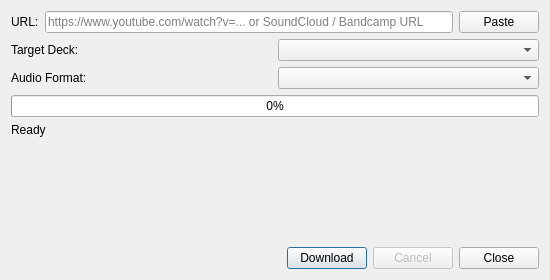
<?xml version="1.0" encoding="UTF-8"?>
<ui version="4.0">
 <class>DlgDownloadUrl</class>
 <widget class="QDialog" name="DlgDownloadUrl">
  <property name="geometry">
   <rect>
    <x>0</x>
    <y>0</y>
    <width>550</width>
    <height>280</height>
   </rect>
  </property>
  <property name="windowTitle">
   <string>Download Audio from URL (yt-dlp)</string>
  </property>
  <layout class="QVBoxLayout" name="verticalLayout">
   <item>
    <layout class="QHBoxLayout" name="urlLayout">
     <item>
      <widget class="QLabel" name="labelUrl">
       <property name="text">
        <string>URL:</string>
       </property>
      </widget>
     </item>
     <item>
      <widget class="QLineEdit" name="lineEditUrl">
       <property name="placeholderText">
        <string>https://www.youtube.com/watch?v=... or SoundCloud / Bandcamp URL</string>
       </property>
       <property name="clearButtonEnabled">
        <bool>true</bool>
       </property>
      </widget>
     </item>
     <item>
      <widget class="QPushButton" name="btnPaste">
       <property name="text">
        <string>Paste</string>
       </property>
      </widget>
     </item>
    </layout>
   </item>
   <item>
    <layout class="QGridLayout" name="optionsGrid">
     <item row="0" column="0">
      <widget class="QLabel" name="labelDeck">
       <property name="text">
        <string>Target Deck:</string>
       </property>
      </widget>
     </item>
     <item row="0" column="1">
      <widget class="QComboBox" name="comboTargetDeck"/>
     </item>
     <item row="1" column="0">
      <widget class="QLabel" name="labelFormat">
       <property name="text">
        <string>Audio Format:</string>
       </property>
      </widget>
     </item>
     <item row="1" column="1">
      <widget class="QComboBox" name="comboAudioFormat"/>
     </item>
    </layout>
   </item>
   <item>
    <widget class="QProgressBar" name="progressBar">
     <property name="value">
      <number>0</number>
     </property>
     <property name="textVisible">
      <bool>true</bool>
     </property>
    </widget>
   </item>
   <item>
    <widget class="QLabel" name="labelStatus">
     <property name="text">
      <string>Ready</string>
     </property>
     <property name="wordWrap">
      <bool>true</bool>
     </property>
    </widget>
   </item>
   <item>
    <spacer name="verticalSpacer">
     <property name="orientation">
      <enum>Qt::Vertical</enum>
     </property>
     <property name="sizeHint" stdset="0">
      <size>
       <width>20</width>
       <height>10</height>
      </size>
     </property>
    </spacer>
   </item>
   <item>
    <layout class="QHBoxLayout" name="buttonsLayout">
     <item>
      <spacer name="horizontalSpacer">
       <property name="orientation">
        <enum>Qt::Horizontal</enum>
       </property>
       <property name="sizeHint" stdset="0">
        <size>
         <width>40</width>
         <height>20</height>
        </size>
       </property>
      </spacer>
     </item>
     <item>
      <widget class="QPushButton" name="btnDownload">
       <property name="text">
        <string>Download</string>
       </property>
       <property name="default">
        <bool>true</bool>
       </property>
      </widget>
     </item>
     <item>
      <widget class="QPushButton" name="btnCancel">
       <property name="text">
        <string>Cancel</string>
       </property>
       <property name="enabled">
        <bool>false</bool>
       </property>
      </widget>
     </item>
     <item>
      <widget class="QPushButton" name="btnClose">
       <property name="text">
        <string>Close</string>
       </property>
      </widget>
     </item>
    </layout>
   </item>
  </layout>
 </widget>
 <resources/>
 <connections/>
</ui>
